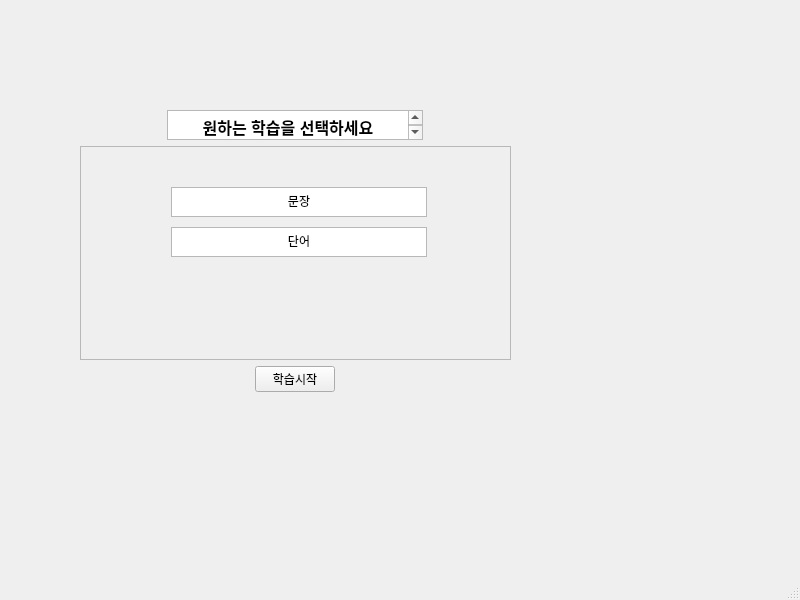
<?xml version="1.0" encoding="UTF-8"?>
<ui version="4.0">
 <class>MainWindow</class>
 <widget class="QMainWindow" name="MainWindow">
  <property name="geometry">
   <rect>
    <x>0</x>
    <y>0</y>
    <width>800</width>
    <height>600</height>
   </rect>
  </property>
  <property name="windowTitle">
   <string>MainWindow</string>
  </property>
  <widget class="QWidget" name="centralwidget">
   <widget class="QWidget" name="gridLayoutWidget">
    <property name="geometry">
     <rect>
      <x>80</x>
      <y>110</y>
      <width>431</width>
      <height>282</height>
     </rect>
    </property>
    <layout class="QGridLayout" name="gridLayout">
     <item row="1" column="0" alignment="Qt::AlignHCenter">
      <widget class="QTextBrowser" name="textBrowser">
       <property name="maximumSize">
        <size>
         <width>16777215</width>
         <height>30</height>
        </size>
       </property>
       <property name="mouseTracking">
        <bool>true</bool>
       </property>
       <property name="lineWrapMode">
        <enum>QTextEdit::WidgetWidth</enum>
       </property>
       <property name="html">
        <string>&lt;!DOCTYPE HTML PUBLIC &quot;-//W3C//DTD HTML 4.0//EN&quot; &quot;http://www.w3.org/TR/REC-html40/strict.dtd&quot;&gt;
&lt;html&gt;&lt;head&gt;&lt;meta name=&quot;qrichtext&quot; content=&quot;1&quot; /&gt;&lt;style type=&quot;text/css&quot;&gt;
p, li { white-space: pre-wrap; }
&lt;/style&gt;&lt;/head&gt;&lt;body style=&quot; font-family:'Gulim'; font-size:9pt; font-weight:400; font-style:normal;&quot;&gt;
&lt;p align=&quot;center&quot; style=&quot; margin-top:0px; margin-bottom:0px; margin-left:0px; margin-right:0px; -qt-block-indent:0; text-indent:0px;&quot;&gt;&lt;span style=&quot; font-size:12pt; font-weight:600;&quot;&gt;원하는 학습을 선택하세요&lt;/span&gt;&lt;/p&gt;&lt;/body&gt;&lt;/html&gt;</string>
       </property>
      </widget>
     </item>
     <item row="5" column="0" alignment="Qt::AlignHCenter">
      <widget class="QPushButton" name="startbutton">
       <property name="autoFillBackground">
        <bool>true</bool>
       </property>
       <property name="text">
        <string>학습시작</string>
       </property>
      </widget>
     </item>
     <item row="2" column="0">
      <widget class="QScrollArea" name="scrollArea">
       <property name="widgetResizable">
        <bool>true</bool>
       </property>
       <widget class="QWidget" name="scrollAreaWidgetContents">
        <property name="geometry">
         <rect>
          <x>0</x>
          <y>0</y>
          <width>427</width>
          <height>213</height>
         </rect>
        </property>
        <widget class="QTextBrowser" name="check_sentense">
         <property name="enabled">
          <bool>true</bool>
         </property>
         <property name="geometry">
          <rect>
           <x>90</x>
           <y>40</y>
           <width>256</width>
           <height>30</height>
          </rect>
         </property>
         <property name="maximumSize">
          <size>
           <width>16777215</width>
           <height>30</height>
          </size>
         </property>
         <property name="html">
          <string>&lt;!DOCTYPE HTML PUBLIC &quot;-//W3C//DTD HTML 4.0//EN&quot; &quot;http://www.w3.org/TR/REC-html40/strict.dtd&quot;&gt;
&lt;html&gt;&lt;head&gt;&lt;meta name=&quot;qrichtext&quot; content=&quot;1&quot; /&gt;&lt;style type=&quot;text/css&quot;&gt;
p, li { white-space: pre-wrap; }
&lt;/style&gt;&lt;/head&gt;&lt;body style=&quot; font-family:'Gulim'; font-size:9pt; font-weight:400; font-style:normal;&quot;&gt;
&lt;p align=&quot;center&quot; style=&quot; margin-top:0px; margin-bottom:0px; margin-left:0px; margin-right:0px; -qt-block-indent:0; text-indent:0px;&quot;&gt;문장&lt;/p&gt;&lt;/body&gt;&lt;/html&gt;</string>
         </property>
        </widget>
        <widget class="QTextBrowser" name="check_word">
         <property name="geometry">
          <rect>
           <x>90</x>
           <y>80</y>
           <width>256</width>
           <height>30</height>
          </rect>
         </property>
         <property name="maximumSize">
          <size>
           <width>256</width>
           <height>30</height>
          </size>
         </property>
         <property name="html">
          <string>&lt;!DOCTYPE HTML PUBLIC &quot;-//W3C//DTD HTML 4.0//EN&quot; &quot;http://www.w3.org/TR/REC-html40/strict.dtd&quot;&gt;
&lt;html&gt;&lt;head&gt;&lt;meta name=&quot;qrichtext&quot; content=&quot;1&quot; /&gt;&lt;style type=&quot;text/css&quot;&gt;
p, li { white-space: pre-wrap; }
&lt;/style&gt;&lt;/head&gt;&lt;body style=&quot; font-family:'Gulim'; font-size:9pt; font-weight:400; font-style:normal;&quot;&gt;
&lt;p align=&quot;center&quot; style=&quot; margin-top:0px; margin-bottom:0px; margin-left:0px; margin-right:0px; -qt-block-indent:0; text-indent:0px;&quot;&gt;단어&lt;/p&gt;&lt;/body&gt;&lt;/html&gt;</string>
         </property>
        </widget>
       </widget>
      </widget>
     </item>
    </layout>
   </widget>
  </widget>
  <widget class="QMenuBar" name="menubar">
   <property name="geometry">
    <rect>
     <x>0</x>
     <y>0</y>
     <width>800</width>
     <height>21</height>
    </rect>
   </property>
  </widget>
  <widget class="QStatusBar" name="statusbar"/>
 </widget>
 <resources/>
 <connections/>
</ui>
